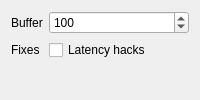
                <widget class="QWidget" name="pulsePage">
                 <attribute name="title">
                  <string>Pulse</string>
                 </attribute>
                 <layout class="QFormLayout" name="pulsePageLayout">
                  <property name="fieldGrowthPolicy">
                   <enum>QFormLayout::FieldGrowthPolicy::AllNonFixedFieldsGrow</enum>
                  </property>
                  <item row="0" column="0">
                   <widget class="QLabel" name="pulseBufferLabel">
                    <property name="text">
                     <string>Buffer</string>
                    </property>
                   </widget>
                  </item>
                  <item row="0" column="1">
                   <widget class="QSpinBox" name="pulseBuffer">
                    <property name="showGroupSeparator" stdset="0">
                     <bool>true</bool>
                    </property>
                    <property name="minimum">
                     <number>1</number>
                    </property>
                    <property name="maximum">
                     <number>2000</number>
                    </property>
                    <property name="value">
                     <number>100</number>
                    </property>
                   </widget>
                  </item>
                  <item row="1" column="0">
                   <widget class="QLabel" name="pulseLatencyLabel">
                    <property name="text">
                     <string>Fixes</string>
                    </property>
                   </widget>
                  </item>
                  <item row="1" column="1">
                   <widget class="QCheckBox" name="pulseLatency">
                    <property name="text">
                     <string>Latency hacks</string>
                    </property>
                   </widget>
                  </item>
                 </layout>
                </widget>
